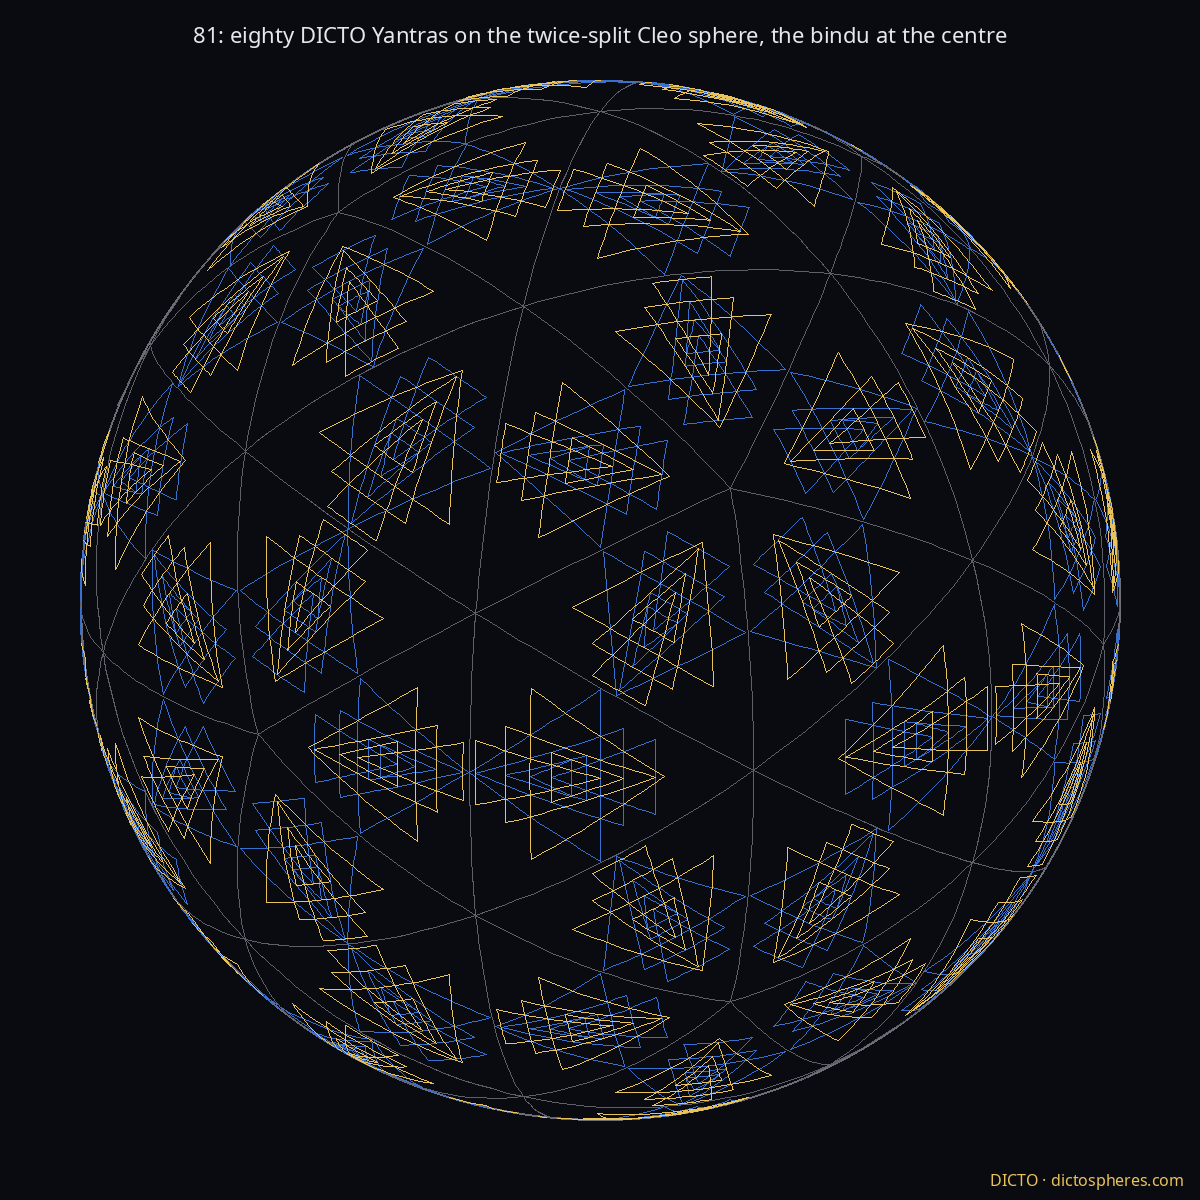

This figure's Python source:
"""The 81-triangle spherical yantra (DICTO 11-08: 'a four times bigger one with four triangles for every one'): the twenty Cleo
faces (spherical icosahedron) each split into four by their side midpoints (geodesic frequency 2): 80 triangles (20 central
equilateral, 60 corner ones in fives round the 12 icosahedron corners); with the bindu at the centre, 81. Each triangle carries the
DICTO Yantra (golden_family.json GF1, the Cleo-Antonius yantra) in its inscribed circle, drawn by gnomonic projection (every line a
great circle, every meeting exact); corner yantras point to their icosahedron corner (a five-petalled flower at each). Counts checked."""
import json, math, itertools
import numpy as np
from PIL import Image, ImageDraw, ImageFont
Y = json.load(open('golden_family.json'))['GF1']; f = lambda d: {int(k): float(v['a']) for k, v in d.items()}
b, w, a = f(Y['b']), f(Y['w']), f(Y['apex'])
UP = {i for i in range(1, 10) if a[i] < b[i]}
segs = []
for i in range(1, 10):
    L, R, A = (-w[i], b[i]), (w[i], b[i]), (0, a[i]); segs += [(L, R, i), (L, A, i), (R, A, i)]
phi = (1 + 5 ** .5) / 2
I = [np.array(p, float) for c in [(0, 1, phi), (1, phi, 0), (phi, 0, 1)] for p in itertools.product(*[(x, -x) if x else (0,) for x in c])]
I = [v / np.linalg.norm(v) for v in I]; E = min(np.linalg.norm(I[i] - I[j]) for i, j in itertools.combinations(range(12), 2))
faces = [t for t in itertools.combinations(range(12), 3) if all(abs(np.linalg.norm(I[x] - I[y]) - E) < 1e-9 for x, y in itertools.combinations(t, 2))]
nz = lambda v: v / np.linalg.norm(v)
tris = []   # (vertices, pointing vertex)
for t in faces:
    A, B, C = (I[k] for k in t); ab, bc, ca = nz(A + B), nz(B + C), nz(C + A)
    tris += [((A, ab, ca), A), ((B, bc, ab), B), ((C, ca, bc), C), ((ab, bc, ca), ab)]
assert len(tris) == 80
V = {tuple(np.round(p, 9)) for tr, _ in tris for p in tr}; Ed = {tuple(sorted((tuple(np.round(p, 9)), tuple(np.round(q, 9))))) for tr, _ in tris for p, q in itertools.combinations(tr, 2)}
print('triangles', len(tris), 'corners', len(V), 'edges', len(Ed), 'Euler', len(V) - len(Ed) + len(tris), '+ bindu = 81 triangles and centre:', len(tris) + 1)
def incircle(tr):
    A, B, C = tr; la, lb, lc = (math.acos(np.clip(np.dot(q, r), -1, 1)) for q, r in ((B, C), (C, A), (A, B)))
    cen = nz(la * A + lb * B + lc * C)
    rad = min(math.asin(abs(np.dot(cen, nz(np.cross(q, r))))) for q, r in ((A, B), (B, C), (C, A)))
    return cen, rad
W = H = 1200; img = Image.new('RGB', (W, H), (10, 11, 16)); d = ImageDraw.Draw(img)
GOLD = (232, 194, 90); BLUE = (58, 112, 205); cx = cy = 600; Rpx = 520
tilt = np.array([[1, 0, 0], [0, math.cos(.35), -math.sin(.35)], [0, math.sin(.35), math.cos(.35)]]) @ np.array([[math.cos(.3), 0, math.sin(.3)], [0, 1, 0], [-math.sin(.3), 0, math.cos(.3)]])
d.ellipse([cx - Rpx, cy - Rpx, cx + Rpx, cy + Rpx], outline=(110, 110, 120), width=2)
def line3(pts, col, wd):
    for p, q in zip(pts, pts[1:]):
        p, q = tilt @ p, tilt @ q
        if p[2] > 0 and q[2] > 0: d.line([(cx + Rpx * p[0], cy - Rpx * p[1]), (cx + Rpx * q[0], cy - Rpx * q[1])], fill=col, width=wd)
for tr, point in tris:
    for p, q in itertools.combinations(tr, 2): line3([nz(p + (q - p) * s) for s in np.linspace(0, 1, 20)], (95, 95, 105), 1)
    cen, rad = incircle(tr); up = point - np.dot(point, cen) * cen; up = nz(up); rt = np.cross(up, cen); sc = math.tan(rad) / 0.5
    P = lambda x, dd: nz(cen + (x * sc) * rt + ((0.5 - dd) * sc) * up)
    for p, q, i in segs: line3([P(p[0] + (q[0] - p[0]) * s, p[1] + (q[1] - p[1]) * s) for s in np.linspace(0, 1, 14)], GOLD if i in UP else BLUE, 1)
fnt = ImageFont.truetype('/usr/share/fonts/truetype/noto/NotoSans-Regular.ttf', 22)
d.text((cx, 34), '81: eighty DICTO Yantras on the twice-split Cleo sphere, the bindu at the centre', font=fnt, fill=(230, 230, 235), anchor='mm')
d.text((W - 16, H - 14), 'DICTO · dictospheres.com', font=ImageFont.truetype('/usr/share/fonts/truetype/noto/NotoSans-Regular.ttf', 16), fill=GOLD, anchor='rs')
img.save('sphere81.png')
print('FINAL ok' if len(tris) == 80 and len(V) - len(Ed) + len(tris) == 2 else 'FINAL FAIL')
